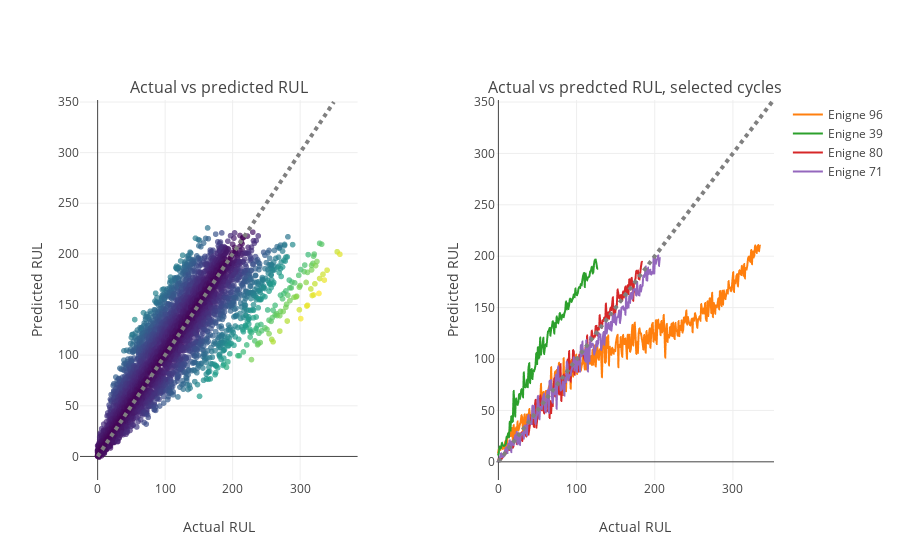

The cell this chart's notebook holds for it:
### Markdown cell above
# 3. Model Diagnostics and Interpretation

Let's draw the actual RUL versus the predictions. On the left scatter plot, ideally, they should be equal (i.e. represented by the diagonal line). Generally speaking, the points of clouds is proportional to the magnitude of the remaining useful life.

On the right plot we show the actual vs predicted RUL for a selecion of couple of engines.

## 3.1 Remaining Useful Life (RUL)

### Code cell
actual_vs_pred(model, X_test, y_test, df_train_proc2)

### Figure 1 — Plotly figure (JSON) as saved in the notebook; plotly's stock layout.template omitted (floating-point values rounded to 4 significant figures; data arrays with more than 128 entries replaced by an {"elided": "..."} marker saying what was removed)
{"data": [{"marker": {"color": {"elided": "4127 float values"}, "colorscale": [[0, "#440154"], [0.1111, "#482878"], [0.2222, "#3e4989"], [0.3333, "#31688e"], [0.4444, "#26828e"], [0.5556, "#1f9e89"], [0.6667, "#35b779"], [0.7778, "#6ece58"], [0.8889, "#b5de2b"], [1, "#fde725"]], "line": {"width": 0}, "opacity": 0.7, "size": 6}, "mode": "markers", "name": "Data Points", "showlegend": false, "type": "scattergl", "x": {"elided": "4127 int values"}, "xaxis": "x", "y": {"elided": "4127 float values"}, "yaxis": "y"}, {"marker": {"color": {"elided": "336 float values"}, "colorscale": [[0, "#440154"], [0.1111, "#482878"], [0.2222, "#3e4989"], [0.3333, "#31688e"], [0.4444, "#26828e"], [0.5556, "#1f9e89"], [0.6667, "#35b779"], [0.7778, "#6ece58"], [0.8889, "#b5de2b"], [1, "#fde725"]], "line": {"width": 0}, "opacity": 0.7, "size": 6}, "name": "Enigne 96", "type": "scattergl", "x": {"elided": "336 int values"}, "xaxis": "x2", "y": {"elided": "336 float values"}, "yaxis": "y2"}, {"marker": {"color": [60.67, 66.69, 71.69, 72.79, 69.99, 62.72, 62.12, 69.79, 67.08, 67.14, 63.59, 63.57, 64.28, 62.4, 66.43, 71.12, 58.89, 73.78, 72.37, 69.11, 64.53, 67.27, 64.01, 66.22, 65.46, 61.81, 61.05, 63.21, 69.71, 62.06, 66.01, 63.39, 62.32, 61.43, 65.34, 66.82, 61.35, 58.64, 65.24, 60.28, 69.07, 61.08, 59.49, 56.64, 60.25, 59.28, 57.19, 62.8, 65.77, 60.22, 57.73, 62.81, 66.5, 56.87, 62.04, 52.65, 64.31, 66.83, 62.68, 60.94, 55.62, 64.26, 62.2, 62.79, 56.95, 50.36, 53.54, 51.11, 45.75, 62.74, 56.53, 54.85, 49.31, 66.95, 49.14, 48.43, 60.56, 45.08, 56.91, 45.81, 43.05, 41.97, 44.12, 36.54, 47.24, 45.22, 35.47, 56.03, 52.08, 34.52, 43.03, 37.11, 37.39, 39.36, 54.09, 30.64, 38.69, 40.74, 36.8, 33.29, 39.03, 31.94, 30.32, 32.77, 38.7, 22.03, 35.98, 49.06, 20.51, 20.71, 27.37, 14.38, 24.13, 9.766, 15.05, 11.47, 13.78, 7.688, 7.249, 7.592, 8.496, 10.4, 13.58, 9.616, 9.752, 12.93, 7.437, 6.741], "colorscale": [[0, "#440154"], [0.1111, "#482878"], [0.2222, "#3e4989"], [0.3333, "#31688e"], [0.4444, "#26828e"], [0.5556, "#1f9e89"], [0.6667, "#35b779"], [0.7778, "#6ece58"], [0.8889, "#b5de2b"], [1, "#fde725"]], "line": {"width": 0}, "opacity": 0.7, "size": 6}, "name": "Enigne 39", "type": "scattergl", "x": [127, 126, 125, 124, 123, 122, 121, 120, 119, 118, 117, 116, 115, 114, 113, 112, 111, 110, 109, 108, 107, 106, 105, 104, 103, 102, 101, 100, 99, 98, 97, 96, 95, 94, 93, 92, 91, 90, 89, 88, 87, 86, 85, 84, 83, 82, 81, 80, 79, 78, 77, 76, 75, 74, 73, 72, 71, 70, 69, 68, 67, 66, 65, 64, 63, 62, 61, 60, 59, 58, 57, 56, 55, 54, 53, 52, 51, 50, 49, 48, 47, 46, 45, 44, 43, 42, 41, 40, 39, 38, 37, 36, 35, 34, 33, 32, 31, 30, 29, 28, 27, 26, 25, 24, 23, 22, 21, 20, 19, 18, 17, 16, 15, 14, 13, 12, 11, 10, 9, 8, 7, 6, 5, 4, 3, 2, 1, 0], "xaxis": "x2", "y": [187.7, 192.7, 196.7, 196.8, 193.0, 184.7, 183.1, 189.8, 186.1, 185.1, 180.6, 179.6, 179.3, 176.4, 179.4, 183.1, 169.9, 183.8, 181.4, 177.1, 171.5, 173.3, 169.0, 170.2, 168.5, 163.8, 162.0, 163.2, 168.7, 160.1, 163.0, 159.4, 157.3, 155.4, 158.3, 158.8, 152.3, 148.6, 154.2, 148.3, 156.1, 147.1, 144.5, 140.6, 143.3, 141.3, 138.2, 142.8, 144.8, 138.2, 134.7, 138.8, 141.5, 130.9, 135.0, 124.7, 135.3, 136.8, 131.7, 128.9, 122.6, 130.3, 127.2, 126.8, 120.0, 112.4, 114.5, 111.1, 104.8, 120.7, 113.5, 110.8, 104.3, 120.9, 102.1, 100.4, 111.6, 95.08, 105.9, 93.81, 90.05, 87.97, 89.12, 80.54, 90.24, 87.22, 76.47, 96.03, 91.08, 72.52, 80.03, 73.11, 72.39, 73.36, 87.09, 62.64, 69.69, 70.74, 65.8, 61.29, 66.03, 57.94, 55.32, 56.77, 61.7, 44.03, 56.98, 69.06, 39.51, 38.71, 44.37, 30.38, 39.13, 23.77, 28.05, 23.47, 24.78, 17.69, 16.25, 15.59, 15.5, 16.4, 18.58, 13.62, 12.75, 14.93, 8.437, 6.741], "yaxis": "y2"}, {"marker": {"color": {"elided": "185 float values"}, "colorscale": [[0, "#440154"], [0.1111, "#482878"], [0.2222, "#3e4989"], [0.3333, "#31688e"], [0.4444, "#26828e"], [0.5556, "#1f9e89"], [0.6667, "#35b779"], [0.7778, "#6ece58"], [0.8889, "#b5de2b"], [1, "#fde725"]], "line": {"width": 0}, "opacity": 0.7, "size": 6}, "name": "Enigne 80", "type": "scattergl", "x": {"elided": "185 int values"}, "xaxis": "x2", "y": {"elided": "185 float values"}, "yaxis": "y2"}, {"marker": {"color": {"elided": "208 float values"}, "colorscale": [[0, "#440154"], [0.1111, "#482878"], [0.2222, "#3e4989"], [0.3333, "#31688e"], [0.4444, "#26828e"], [0.5556, "#1f9e89"], [0.6667, "#35b779"], [0.7778, "#6ece58"], [0.8889, "#b5de2b"], [1, "#fde725"]], "line": {"width": 0}, "opacity": 0.7, "size": 6}, "name": "Enigne 71", "type": "scattergl", "x": {"elided": "208 int values"}, "xaxis": "x2", "y": {"elided": "208 float values"}, "yaxis": "y2"}], "layout": {"annotations": [{"font": {"size": 16}, "showarrow": false, "text": "Actual vs predicted RUL", "x": 0.2, "xanchor": "center", "xref": "paper", "y": 1, "yanchor": "bottom", "yref": "paper"}, {"font": {"size": 16}, "showarrow": false, "text": "Actual vs predcted RUL, selected cycles", "x": 0.8, "xanchor": "center", "xref": "paper", "y": 1, "yanchor": "bottom", "yref": "paper"}], "autosize": true, "shapes": [{"line": {"color": "grey", "dash": "dot", "width": 4}, "type": "line", "x0": 0, "x1": 350, "xref": "x", "y0": 0, "y1": 350, "yref": "y"}, {"line": {"color": "grey", "dash": "dot", "width": 4}, "type": "line", "x0": 0, "x1": 350, "xref": "x2", "y0": 0, "y1": 350, "yref": "y2"}], "xaxis": {"anchor": "y", "autorange": true, "domain": [0, 0.4], "range": [-23.67, 382.7], "title": {"text": "Actual RUL"}, "type": "linear"}, "xaxis2": {"anchor": "y2", "autorange": true, "domain": [0.6, 1], "range": [-1.554, 351.6], "title": {"text": "Actual RUL"}, "type": "linear"}, "yaxis": {"anchor": "x", "autorange": true, "domain": [0, 1], "range": [-24.93, 352.8], "title": {"text": "Predicted RUL"}, "type": "linear"}, "yaxis2": {"anchor": "x2", "autorange": true, "domain": [0, 1], "range": [-17.73, 352.7], "title": {"text": "Predicted RUL"}, "type": "linear"}}}
